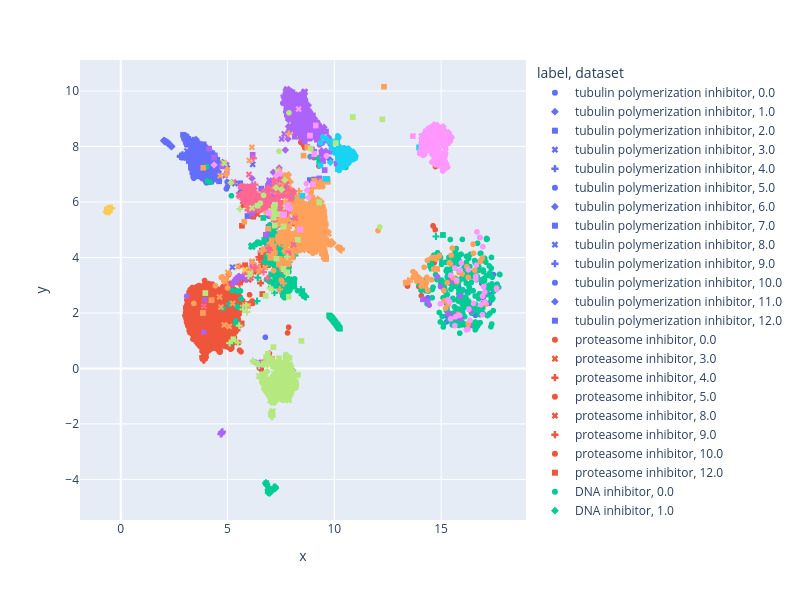
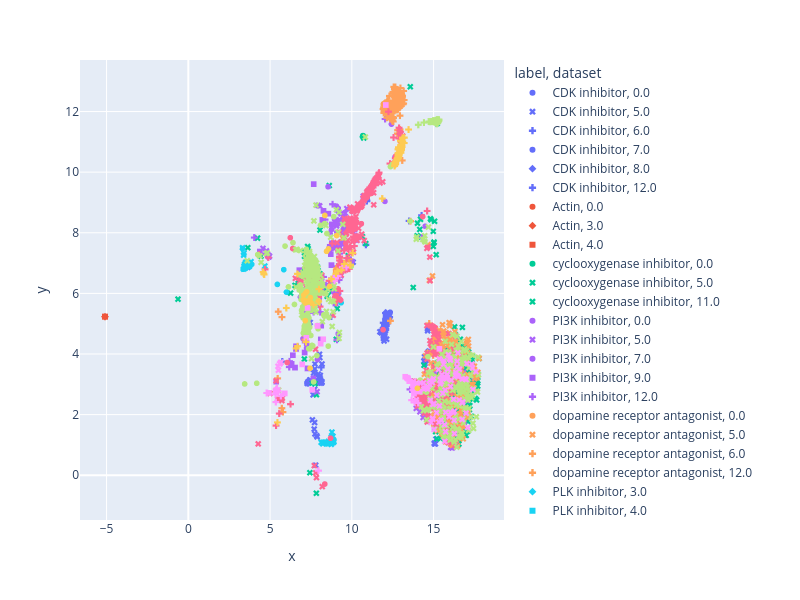
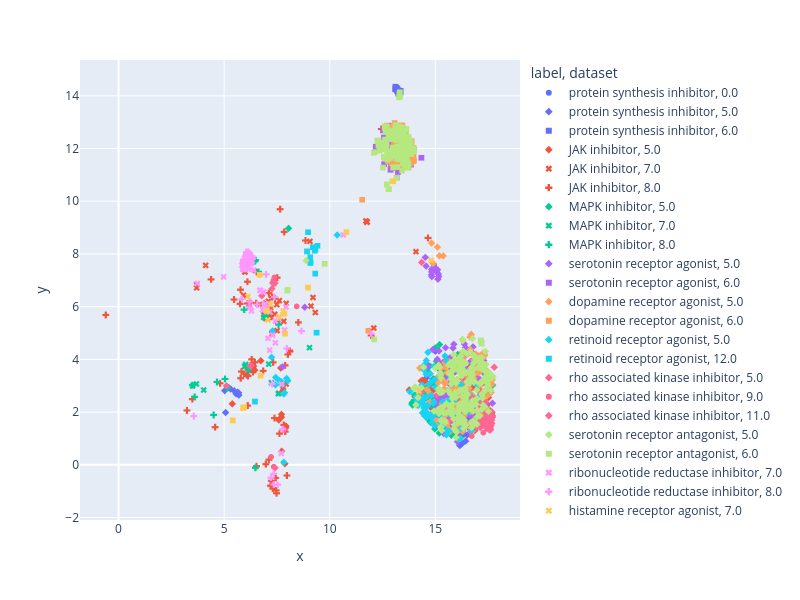
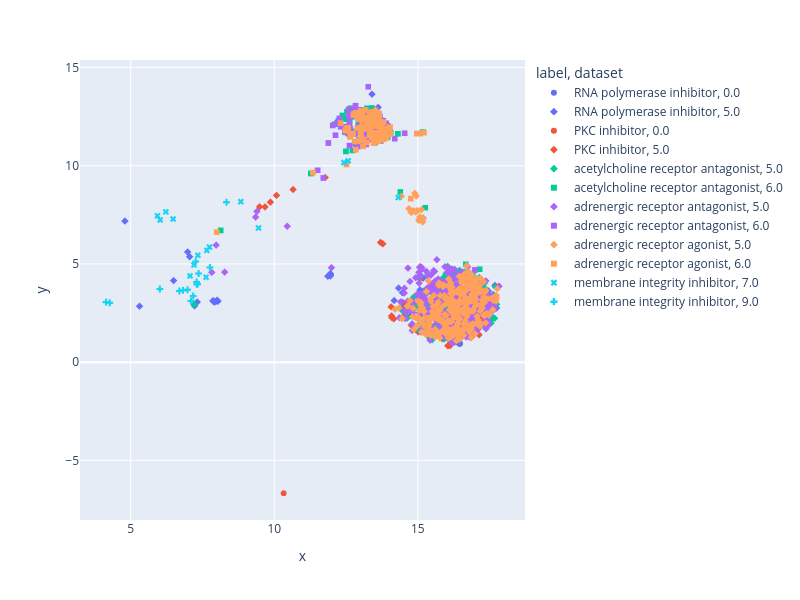

Here is the notebook cell these charts were saved with, in order:
### Markdown cell above
### Train CLIP<sup>n</sup> model and visualize the latent space

### Code cell
clpn = CLIPn(X, y, latent_dim=10, gpu='cuda:3')
loss = clpn.fit(X, y)
z_clipn = clpn.predict(X)
umap_embedding(z_clipn, y)
